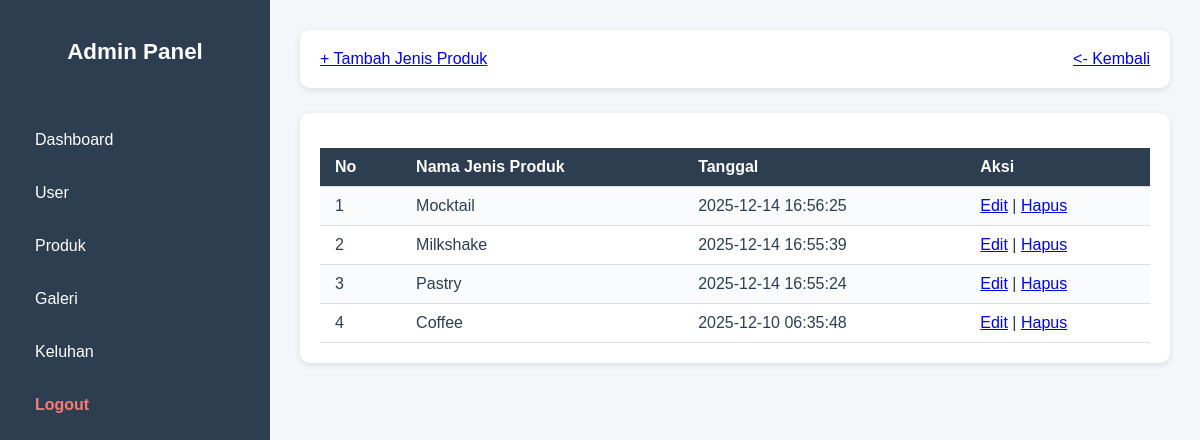
The app's page /page/admin/jenis_produk.php (signed in) with its own data.
### tables this page shows
CREATE TABLE `jenis_produk` (
  `id_jenis_produk` int NOT NULL,
  `nama_jenis` varchar(80) NOT NULL,
  `created_at` datetime NOT NULL
);

### page/admin/jenis_produk.php (the view, shortened to what this page needs)
<?php
include '../../config/db.connection.php';
$jenisproduk = "SELECT * FROM jenis_produk ORDER BY id_jenis_produk DESC";
$tampiljenisproduk = mysqli_query($conn, $jenisproduk);
?>
<?php include 'meta.php' ?>
<?php include 'header.php' ?>
<head><link rel="stylesheet" href="../../assets/css/admin.css"></head>
<div class="main-content">
    <header>
      <a href="tambah_jenis_produk.php">+ Tambah Jenis Produk</a>
      <a href="produk.php"><- Kembali</a>
    </header>
    <section class="cards">
        <div class="card">
            <table>
                <tr>
                    <th>No</th>
                    <th>Nama Jenis Produk</th>
                    <th>Tanggal</th>
                    <th>Aksi</th>
                </tr>
                <?php
                $no = 1;
                while($row = mysqli_fetch_assoc($tampiljenisproduk)) {
                ?>
                <tr>
                    <td><?php echo $no++; ?></td>
                    <td><?php echo $row['nama_jenis'] ?></td>
                    <td><?php echo $row['created_at'] ?></td>
                    <td>
                        <a href="editjenisproduk.php?id=<?php echo $row['id_jenis_produk'] ?>">Edit</a> |
                        <a href="hapusjenisproduk.php?id=<?php echo $row['id_jenis_produk'] ?>"
                        onclick = "return confirm('Yakin ingin menghapus jenis produk ini?')">Hapus</a>
                    </td>
                </tr>
                <?php } ?>
            </table>
        </div>
    </section>
  </div>
<?php include 'footer.php' ?>
</html>

### assets/css/admin.css (style rules this page uses)
html, body { width: 100%; overflow-x: hidden; margin: 0; padding: 0; font-family: "Poppins", sans-serif; background-color: #f4f6f9; color: #2c3e50; min-height: 100vh; display: flex; }
.main-content { flex: 1; padding: 30px; }
header { background-color: white; padding: 20px; border-radius: 10px; box-shadow: 0 2px 6px rgba(0, 0, 0, 0.1); margin-bottom: 25px; display: flex; justify-content: space-between; align-items: center; }
.cards { display: grid; grid-template-columns: repeat(auto-fit, minmax(220px, 1fr)); gap: 20px; }
.card { background-color: white; padding: 20px; border-radius: 10px; box-shadow: 0 2px 6px rgba(0, 0, 0, 0.1); text-align: center; transition: transform 0.3s ease, box-shadow 0.3s ease; }
table { width: 100%; border-collapse: collapse; margin-top: 15px; font-family: "Poppins", sans-serif; background-color: #ffffff; }
table th, table td { padding: 10px 15px; text-align: left; border-bottom: 1px solid #ddd; }
table th { background-color: #2c3e50; color: white; font-weight: 600; }
table tr:nth-child(even) { background-color: #f9fbfc; }
table td { color: #2c3e50; }

### records on screen
jenis_produk: nama_jenis "Mocktail", created_at "2025-12-14 16:56:25"
jenis_produk: nama_jenis "Milkshake", created_at "2025-12-14 16:55:39"
jenis_produk: nama_jenis "Pastry", created_at "2025-12-14 16:55:24"
jenis_produk: nama_jenis "Coffee", created_at "2025-12-10 06:35:48"
